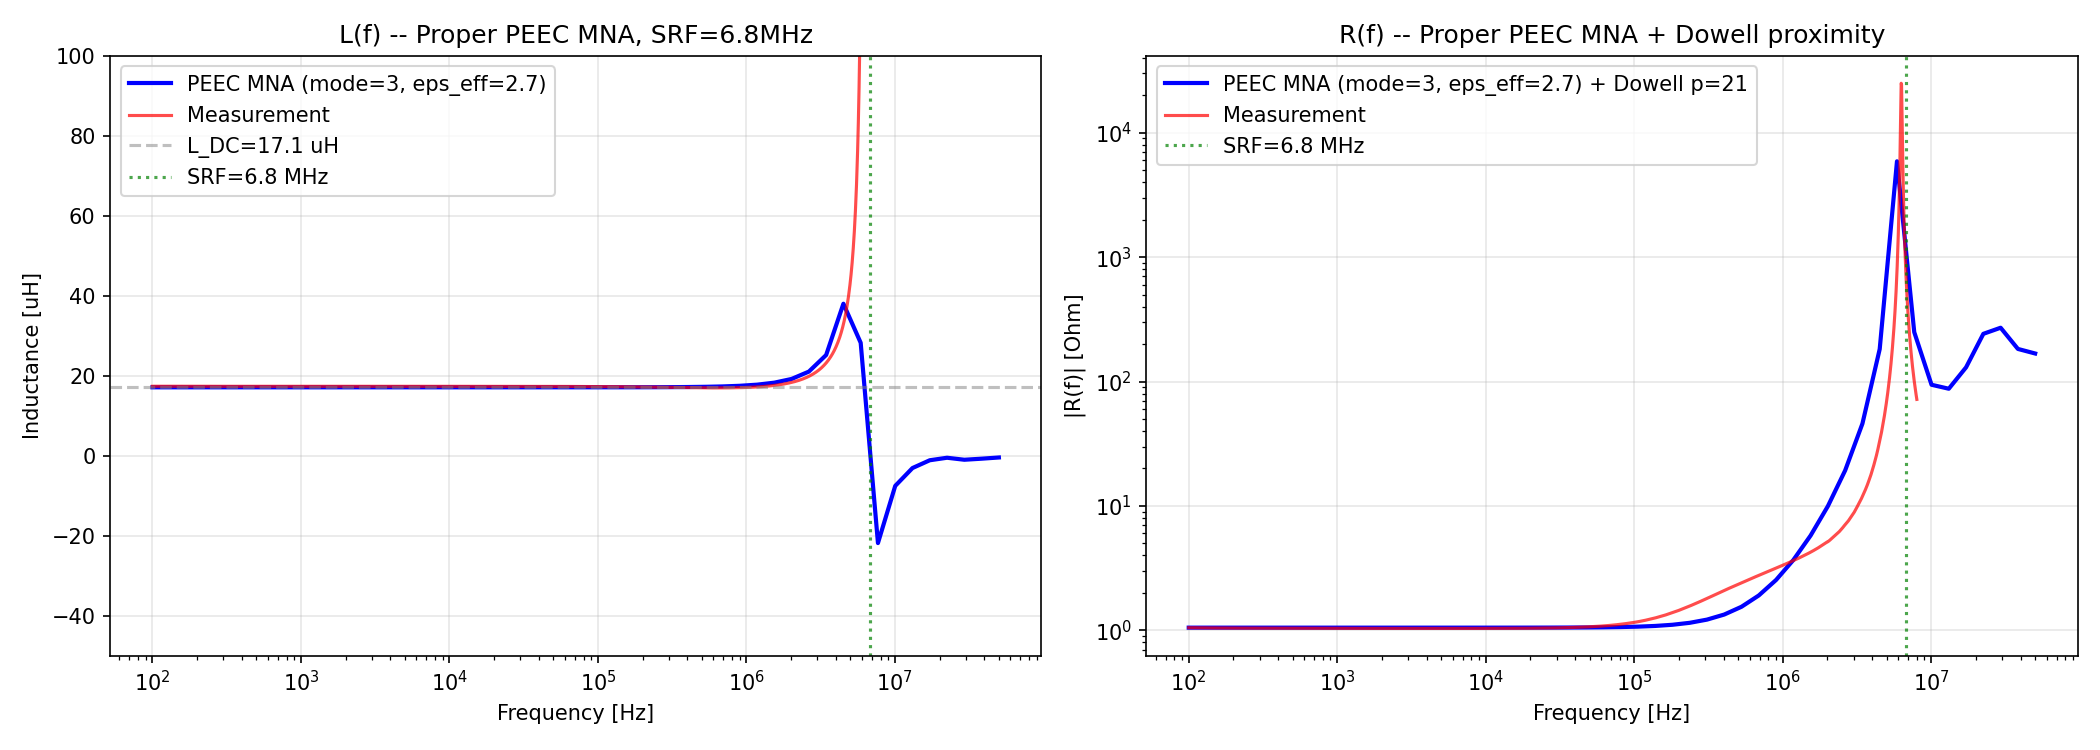

Reproduce this figure in Python.
"""
spiral_peec_mna.py

Proper PEEC MNA frequency sweep for the spiral inductor.

Replaces the incorrect M_LS Schur complement approach with the standard
PEEC Modified Nodal Analysis:

    Y_node = A × Z_branch⁻¹ × A^T + jω × C_eff

where:
    C_eff = G × P⁻¹ × G^T  (panel-to-node gathered capacitance)

This correctly produces self-resonance because:
    - Low freq:  Z ≈ jωL  (inductive)
    - High freq: Z ≈ -j/(ωC)  (capacitive)
    - SRF:       Im(Z) = 0  (resonance)

The previous Schur complement Z_eff = Z_LL - Z_LS Z_SS⁻¹ Z_SL gives:
    Z_eff = R + jωL + jω³ × M_LS P⁻¹ M_LS^T
which is ALWAYS inductive — no resonance possible.
"""

import sys
import numpy as np
import time
import os
import pandas as pd

# Import radia first to set up MKL DLL directories on Windows
import radia  # noqa: F401 -- triggers DLL path setup in __init__.py

sys.path.insert(0, 'S:/Radia/01_GitHub/src/radia')
from peec_matrices import PEECBuilder

MU_0 = 4.0 * np.pi * 1e-7
EPS_0 = 8.854187817e-12


def make_dowell_Zs_func(n_loop, R_dc_per_edge, h, sigma, w, pitch, p=21):
	"""Full Dowell winding loss with skin + proximity effect."""
	eta = w / pitch

	def Zs_func(freq):
		if freq <= 0:
			return np.zeros(n_loop, dtype=complex)
		omega = 2.0 * np.pi * freq
		delta = np.sqrt(2.0 / (omega * MU_0 * sigma))
		Delta = (h / delta) * np.sqrt(eta)
		D2 = 2.0 * Delta
		M1 = (np.sinh(D2) + np.sin(D2)) / (np.cosh(D2) - np.cos(D2))
		D1 = (np.sinh(Delta) - np.sin(Delta)) / (np.cosh(Delta) + np.cos(Delta))
		Fr = Delta * (M1 + (2.0 / 3.0) * (p**2 - 1) * D1)
		Fr = max(Fr, 1.0)
		return R_dc_per_edge * (Fr - 1.0) + 0j

	return Zs_func


# ============================================================
# Read point.xlsx geometry
# ============================================================
SCRIPT_DIR = os.path.dirname(os.path.abspath(__file__))
df = pd.read_excel(os.path.join(SCRIPT_DIR, 'provided_by_sato', 'point.xlsx'), header=0)
df3 = df.iloc[:, :3].apply(pd.to_numeric, errors='coerce').replace([np.inf, -np.inf], np.nan).dropna()
x_mm = df3.iloc[:, 0].to_numpy()
y_mm = df3.iloc[:, 1].to_numpy()
z_mm = df3.iloc[:, 2].to_numpy()

# Remove duplicate consecutive points
keep = [0]
for i in range(1, len(x_mm)):
	dist = np.sqrt((x_mm[i]-x_mm[i-1])**2 + (y_mm[i]-y_mm[i-1])**2 + (z_mm[i]-z_mm[i-1])**2)
	if dist > 1e-10:
		keep.append(i)

pts_mm = np.column_stack([x_mm[keep], y_mm[keep], z_mm[keep]])
pts_m = pts_mm * 1e-3  # mm -> meters
n_pts = len(pts_m)
L_wire = np.sum(np.linalg.norm(np.diff(pts_m, axis=0), axis=1))

print(f"Geometry: {n_pts} points, {n_pts-1} segments, wire={L_wire*1e3:.1f} mm")

# ============================================================
# Parameters
# ============================================================
w = 1.750e-3       # track width [m]
pitch = 2.000e-3   # center-to-center [m]
sigma = 5.8e7      # copper
rho = 1.0 / sigma
R_meas_dc = 1.05
h = rho * L_wire / (w * R_meas_dc)  # derived thickness
print(f"h = {h*1e6:.2f} um (derived from R_DC={R_meas_dc} Ohm)")

# ============================================================
# Build PEEC model
# ============================================================
PANEL_MODE = 3       # 3=left+right sides, 4=top only
EPS_R = 4.4          # FR4 relative permittivity

print(f"\nBuilding PEEC model (panel mode={PANEL_MODE}, eps_r={EPS_R})...")

builder = PEECBuilder()
node_ids = []
for p_pt in pts_m:
	nid = builder.add_node_at(p_pt[0], p_pt[1], p_pt[2], area=pitch*w)
	node_ids.append(nid)

n_seg = n_pts - 1
for i in range(n_seg):
	builder.add_connected_segment(
		node_ids[i], node_ids[i+1],
		w, h, sigma,
		cross_section_type=0, nwinc=1, nhinc=1
	)
builder.add_port(node_ids[0], node_ids[-1])

# Generate face panels (eps_r=1.0 for free-space P, we handle dielectric separately)
n_panels = builder.generate_face_panels(mode=PANEL_MODE, eps_r=1.0)
print(f"Generated {n_panels} face panels (mode={PANEL_MODE})")

# Panels per segment (depends on mode)
panels_per_seg = {0: 6, 1: 2, 2: 4, 3: 2, 4: 1}[PANEL_MODE]

t0 = time.perf_counter()
topo = builder.build_topology(include_star=True)
dt_build = time.perf_counter() - t0

n_loop = topo['n_loop']
n_star = topo['n_star']
n_nodes = topo['n_nodes']
print(f"n_loop={n_loop}, n_star={n_star}, n_nodes={n_nodes}, build={dt_build:.1f} s")

# ============================================================
# Extract matrices
# ============================================================
L_mat = np.array(topo['L']).reshape(n_loop, n_loop)
R_dc = np.array(topo['R'])
P_mat = np.array(topo['P']).reshape(n_star, n_star)
seg_nodes = np.array(topo['segment_nodes'])  # (n_loop, 2)

L_dc = np.sum(L_mat)
print(f"L_DC = {L_dc*1e6:.2f} uH")

# ============================================================
# Build gathering matrix G (n_nodes x n_panels)
# ============================================================
# Each panel's charge is split 50/50 between the two endpoint nodes
# of its parent segment.
print("\nBuilding gathering matrix G...")
G = np.zeros((n_nodes, n_star))
for s in range(n_seg):
	nf = seg_nodes[s, 0]
	nt = seg_nodes[s, 1]
	for k in range(panels_per_seg):
		p = s * panels_per_seg + k
		G[nf, p] = 0.5
		G[nt, p] = 0.5

print(f"G shape: {G.shape}, non-zeros: {np.count_nonzero(G)}")

# ============================================================
# Apply dielectric: half-space image method
# ============================================================
# For charges on a dielectric half-space (FR4 below, air above):
#   P_eff = P_free × (1 - alpha)  for self/mutual at same height
#   where alpha = -(eps_r - 1) / (eps_r + 1)
#
# For EMQS quasi-static image:
#   G_image(r, r') = alpha / |r - r'_image|
#   where r'_image is reflected through substrate surface
#
# For a flat spiral (all conductors at same z ≈ 0):
#   Image distance ≈ original distance (since conductor thickness << lateral dims)
#   So P_image ≈ P_free, and P_total = P_free × (1 + alpha)
#
# Effective permittivity for charges on interface: eps_eff = (1 + eps_r) / 2
# This is equivalent to P_total = P_free / eps_eff

eps_eff = (1.0 + EPS_R) / 2.0
print(f"Dielectric model: half-space image, eps_eff = (1+{EPS_R})/2 = {eps_eff:.2f}")

P_eff = P_mat / eps_eff

# ============================================================
# Compute C_eff = G × P_eff⁻¹ × G^T (n_nodes x n_nodes)
# ============================================================
print("Computing C_eff = G * inv(P) * G^T ...")
t0 = time.perf_counter()

# Solve P_eff × X = G^T for X  (more stable than explicit inversion)
X = np.linalg.solve(P_eff, G.T)  # (n_star x n_nodes)
C_eff = G @ X  # (n_nodes x n_nodes)

dt_ceff = time.perf_counter() - t0
print(f"C_eff computed in {dt_ceff:.1f} s, shape={C_eff.shape}")

C_total_eff = np.sum(C_eff)
print(f"C_total_eff = {C_total_eff*1e12:.2f} pF")

# Lumped SRF estimate
if C_total_eff > 0 and L_dc > 0:
	f_srf_lumped = 1.0 / (2*np.pi*np.sqrt(L_dc * C_total_eff))
	print(f"Lumped SRF estimate: {f_srf_lumped/1e6:.1f} MHz")

C_target = 1.0 / ((2*np.pi*5e6)**2 * L_dc)
print(f"C needed for SRF=5MHz: {C_target*1e12:.1f} pF")

# ============================================================
# Build incidence matrix A (n_nodes x n_loop)
# ============================================================
A_inc = np.zeros((n_nodes, n_loop))
for s in range(n_loop):
	nf = seg_nodes[s, 0]
	nt = seg_nodes[s, 1]
	A_inc[nf, s] = +1.0  # current leaves node_from
	A_inc[nt, s] = -1.0  # current enters node_to

# ============================================================
# Proper MNA frequency sweep
# ============================================================
Zs_func = make_dowell_Zs_func(
	n_loop, R_dc, h, sigma, w, pitch, p=21
)

# Port info
port = topo['ports'][0]
node_pos = port[0]
node_neg = port[1]

# Ground the negative terminal node
# Build reduced system by removing the ground node row/col
ground_node = node_neg
all_nodes = list(range(n_nodes))
reduced_nodes = [n for n in all_nodes if n != ground_node]
n_reduced = len(reduced_nodes)

# Map from original node index to reduced index
node_to_reduced = {}
for ri, ni in enumerate(reduced_nodes):
	node_to_reduced[ni] = ri

# Reduced matrices
A_red = A_inc[reduced_nodes, :]  # (n_reduced x n_loop)
C_red = C_eff[np.ix_(reduced_nodes, reduced_nodes)]  # (n_reduced x n_reduced)

# Port excitation: inject 1A at node_pos (in reduced indexing)
I_port = np.zeros(n_reduced, dtype=complex)
I_port[node_to_reduced[node_pos]] = 1.0

# Frequency sweep
freqs = np.logspace(2, 7.7, 50)
print(f"\nMNA Frequency sweep ({len(freqs)} points)...")
t0 = time.perf_counter()

Z_port = np.zeros(len(freqs), dtype=complex)
for fi, freq in enumerate(freqs):
	omega = 2.0 * np.pi * freq

	# Surface impedance
	Zs = Zs_func(freq)

	# Z_branch = diag(R_dc + Zs) + jω L
	Z_branch = np.diag(R_dc + Zs) + 1j * omega * L_mat

	# Y_branch = Z_branch^{-1}
	Y_branch = np.linalg.inv(Z_branch)

	# Y_node = A^T × Y_branch × A + jω × C_eff  (reduced system)
	# Note: A_red is (n_reduced × n_loop), so A_red @ Y_branch @ A_red.T is correct
	Y_node = A_red @ Y_branch @ A_red.T + 1j * omega * C_red

	# Solve Y_node × V = I_port
	V_node = np.linalg.solve(Y_node, I_port)

	# Z_port = V_pos (since I = 1A, ground at neg)
	Z_port[fi] = V_node[node_to_reduced[node_pos]]

dt_sweep = time.perf_counter() - t0
print(f"Sweep time: {dt_sweep:.1f} s ({dt_sweep/len(freqs):.2f} s/freq)")

L_eff = np.imag(Z_port) / (2*np.pi*freqs)
R_eff = np.real(Z_port)

# Find SRF (where Im(Z) crosses zero from positive to negative)
srf_freqs = []
for i in range(len(freqs) - 1):
	if np.imag(Z_port[i]) > 0 and np.imag(Z_port[i+1]) < 0:
		# Linear interpolation
		f1, f2 = freqs[i], freqs[i+1]
		z1, z2 = np.imag(Z_port[i]), np.imag(Z_port[i+1])
		f_srf = f1 - z1 * (f2 - f1) / (z2 - z1)
		srf_freqs.append(f_srf)

if srf_freqs:
	print(f"\n*** SRF detected: {srf_freqs[0]/1e6:.2f} MHz ***")
else:
	print("\nNo SRF detected in frequency range")

print(f"\n  {'freq':>10s}  {'L [uH]':>8s}  {'R [Ohm]':>10s}  {'Im(Z)':>10s}")
for f_target in [100, 1e3, 1e4, 1e5, 5e5, 1e6, 2e6, 5e6, 8e6, 1e7, 2e7, 5e7]:
	idx = np.argmin(np.abs(freqs - f_target))
	print(f"  {freqs[idx]:10.0f}  {L_eff[idx]*1e6:8.3f}  {R_eff[idx]:10.4f}  {np.imag(Z_port[idx]):10.1f}")

# ============================================================
# Plot comparison with measurement
# ============================================================
try:
	import matplotlib
	matplotlib.use('Agg')
	import matplotlib.pyplot as plt
	import openpyxl

	# Load measurement
	wb = openpyxl.load_workbook(os.path.join(SCRIPT_DIR, 'provided_by_sato', '14tAir_周波数特性測定値.xlsx'), data_only=True)
	ws = wb['Sheet1']
	m_freqs, m_Rs, m_Ls = [], [], []
	for row in ws.iter_rows(min_row=4, values_only=True):
		if row[1] is not None:
			try:
				m_freqs.append(float(row[1]))
				m_Rs.append(float(row[4]))
				m_Ls.append(float(row[5]))
			except (ValueError, TypeError):
				pass
	m_freqs = np.array(m_freqs)
	m_Rs = np.array(m_Rs)
	m_Ls = np.array(m_Ls)

	fig, axes = plt.subplots(1, 2, figsize=(14, 5))

	srf_str = f', SRF={srf_freqs[0]/1e6:.1f}MHz' if srf_freqs else ''

	# (a) Inductance
	label_peec = f'PEEC MNA (mode={PANEL_MODE}, eps_eff={eps_eff:.1f})'
	axes[0].semilogx(freqs, L_eff * 1e6, 'b-', linewidth=2, label=label_peec)
	mask_L = m_Ls > 0
	axes[0].semilogx(m_freqs[mask_L], m_Ls[mask_L] * 1e6, 'r-', alpha=0.7, linewidth=1.5, label='Measurement')
	axes[0].axhline(y=L_dc*1e6, color='gray', linestyle='--', alpha=0.5, label=f'L_DC={L_dc*1e6:.1f} uH')
	if srf_freqs:
		axes[0].axvline(x=srf_freqs[0], color='green', linestyle=':', alpha=0.7, label=f'SRF={srf_freqs[0]/1e6:.1f} MHz')
	axes[0].set_xlabel('Frequency [Hz]')
	axes[0].set_ylabel('Inductance [uH]')
	axes[0].set_title(f'L(f) -- Proper PEEC MNA{srf_str}')
	axes[0].legend()
	axes[0].grid(True, alpha=0.3)
	axes[0].set_ylim(bottom=-50, top=100)

	# (b) Resistance
	axes[1].loglog(freqs, np.abs(R_eff), 'b-', linewidth=2, label=f'{label_peec} + Dowell p=21')
	axes[1].loglog(m_freqs, m_Rs, 'r-', alpha=0.7, linewidth=1.5, label='Measurement')
	if srf_freqs:
		axes[1].axvline(x=srf_freqs[0], color='green', linestyle=':', alpha=0.7, label=f'SRF={srf_freqs[0]/1e6:.1f} MHz')
	axes[1].set_xlabel('Frequency [Hz]')
	axes[1].set_ylabel('|R(f)| [Ohm]')
	axes[1].set_title('R(f) -- Proper PEEC MNA + Dowell proximity')
	axes[1].legend()
	axes[1].grid(True, alpha=0.3)

	plt.tight_layout()
	out_path = os.path.join(SCRIPT_DIR, 'spiral_peec_mna.png')
	plt.savefig(out_path, dpi=150)
	plt.close()
	print(f"\nFigure saved: {out_path}")
except Exception as e:
	print(f"Plot error: {e}")

print("\nDone.")
